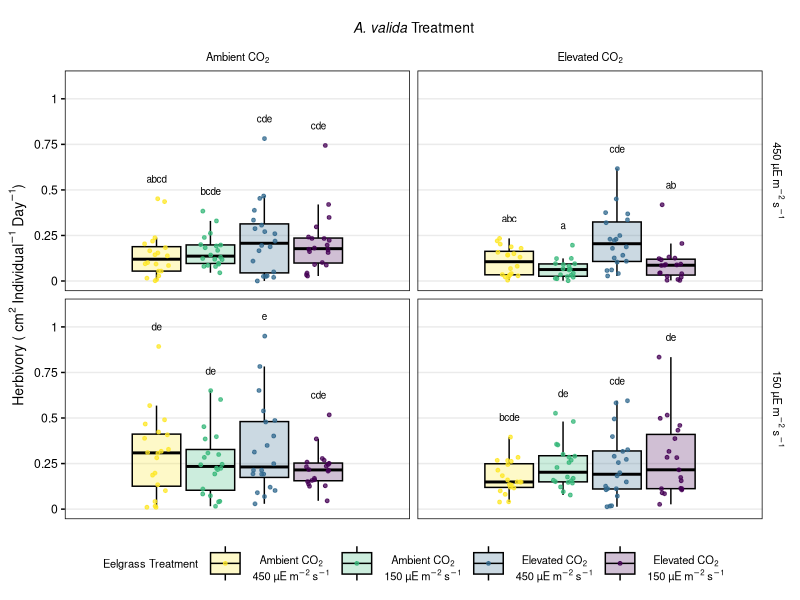

R code for this plot:
setwd("~/zostera_multi-stressor_sfbay/2_feeding assay")


#### I. Packages ####
library(tidyverse)
library(ggplot2)
library(viridis)
library(ggpubr)
library(scales)


#### II. Functions ####
## confidence interval function ##
ci <- function(x) {
  ci <- (sd(na.omit(x))*(1.96))/sqrt(length(na.omit(x)))
  return(ci)
}

## assay boxplot function ##
assay_box_plot <- function(
    y_data,
    x_fill,
    y_jitter,
    hline,
    posthoc_labels,
    y_lab,
    y_limits,
    y_breaks,
    y_labels,
    legend
) { 
  ggplot() +
    geom_boxplot(
      data = assay_dat,
      aes(
        x = dummy,
        y = y_data,
        fill = x_fill
      ),
      size = 0.5,
      color = "black",
      alpha = 0.25,
      outlier.shape = NA
    ) +
    geom_point(
      data = assay_dat,
      aes(
        x = dummy,
        y = y_data,
        color = x_fill,
        fill = x_fill
      ),
      position = position_jitterdodge(
        dodge.width = 0.75,
        jitter.width = y_jitter
      ),
      size = 1,
      alpha = 0.75
    ) +
    stat_summary(
      data = assay_dat,
      aes(x = dummy,
          y = y_data,
          group = x_fill),
      fun = max,
      geom = "text",
      label = posthoc_labels,
      position = position_dodge(width = 0.75),
      size = 2.5,
      vjust = -2
    ) +
    labs(
      title = expression(atop(paste("\n"), 
                              paste(italic("A. valida "), "Treatment"))),
      x = NULL,
      y = y_lab
    ) +
    scale_color_manual(
      name = "Eelgrass Treatment",
      labels = c(
        expression(atop(NA, 
                        atop(textstyle("Ambient CO"[2]),
                             textstyle("450 µE m"^-2*" s"^-1)))),
        expression(atop(NA, 
                        atop(textstyle("Ambient CO"[2]),
                             textstyle("150 µE m"^-2*" s"^-1)))),
        expression(atop(NA, 
                        atop(textstyle("Elevated CO"[2]),
                             textstyle("450 µE m"^-2*" s"^-1)))),
        expression(atop(NA, 
                        atop(textstyle("Elevated CO"[2]),
                             textstyle("150 µE m"^-2*" s"^-1))))
        ),
      values = viridis(
        4, 
        begin = 0, 
        end = 1,
        direction = -1
      )
    ) +
    scale_fill_manual(
      name = "Eelgrass Treatment",
      labels = c(
        expression(atop(NA, 
                        atop(textstyle("Ambient CO"[2]),
                             textstyle("450 µE m"^-2*" s"^-1)))),
        expression(atop(NA, 
                        atop(textstyle("Ambient CO"[2]),
                             textstyle("150 µE m"^-2*" s"^-1)))),
        expression(atop(NA, 
                        atop(textstyle("Elevated CO"[2]),
                             textstyle("450 µE m"^-2*" s"^-1)))),
        expression(atop(NA, 
                        atop(textstyle("Elevated CO"[2]),
                             textstyle("150 µE m"^-2*" s"^-1))))
        ),
      values = viridis(
        4, 
        begin = 0, 
        end = 1,
        direction = -1
      )
    ) +
    scale_x_discrete(
      breaks = c(
        "ambient_ambient",
        "ambient_reduced",
        "reduced_ambient",
        "reduced_reduced"
      ),
      labels = NULL
    ) +
    scale_y_continuous(limits = y_limits,
                       breaks = y_breaks,
                       labels = y_labels) +
    facet_grid(
      avalida_light~avalida_CO2,
      scales = "free",
      space = "free_x",
      labeller = label_parsed
      ) +
    theme_bw() +
    guides(
      fill = guide_legend(byrow = TRUE),
      color = guide_legend(byrow = TRUE)
    ) +
    theme(plot.title = element_text(size = 10,
                                    color = "black",
                                    hjust = 0.5),
          legend.position = legend,
          legend.key.size = unit(1, "cm"),
          legend.spacing.x = unit(0.25, "cm"),
          legend.spacing.y = unit(0.25, "cm"),
          panel.grid.major.x = element_blank(),
          panel.grid.minor = element_blank(),
          panel.border = element_rect(linewidth = 0.5, 
                                      color = "black"),
          axis.title = element_text(size = 10, 
                                    color = "black"),
          axis.text = element_text(color = "black"),
          axis.ticks.x = element_blank(),
          axis.ticks.y = element_line(linewidth = 0.5, 
                                      color = "black"),
          legend.title = element_text(size = 8, 
                                      color = "black"),
          legend.text = element_text(size = 8, 
                                     color = "black"),
          strip.text.x = element_text(size = 8,
                                      color = "black"),
          strip.text.y = element_text(size = 8,
                                      color = "black"),
          strip.background = element_blank()
    )
}


#### III. Data Set Up ####
assay_dat <- read_csv("feeding assay_data.csv")

assay_dat <- assay_dat %>% 
  mutate(eelgrass_CO2 = as.factor(eelgrass_CO2),
         eelgrass_light = as.factor(eelgrass_light),
         avalida_CO2 = as.factor(avalida_CO2),
         avalida_light = as.factor(avalida_light),
         eelgrass_combo = factor(eelgrass_combo,
                                 levels = c("ambient_ambient",
                                            "ambient_low",
                                            "high_ambient",
                                            "high_low")))


#### 1. Box Plots ####
#### ...Herbivory Per Individual Per Day ####
levels(assay_dat$avalida_CO2) <- c(expression("Ambient CO"[2]), 
                                   expression("Elevated CO"[2]))
levels(assay_dat$avalida_light) <- c(expression("450 µE m"^-2*" s"^-1), 
                                      expression("150 µE m"^-2*" s"^-1))

herbivory_per_avalida_boxplot <- assay_box_plot(
  y_data = assay_dat$herbivory_per_day_per_avalida,
  y_jitter = 0.25,
  x_fill = assay_dat$eelgrass_combo,
  hline = NULL,
  posthoc_labels = c("abcd", "bcde", "cde", "cde",
                     "abc", "a", "cde", "ab",
                     "de", "de", "e", "cde",
                     "bcde", "de", "cde", "de"),
  y_lab = bquote("Herbivory ("~cm^2~Individual^-1~Day^-1*")"),
  y_limits = c(0, 1.1),
  y_breaks = seq(0, 1, by = 0.25),
  y_labels = seq(0, 1, by = 0.25),
  legend = "bottom"
)
print(herbivory_per_avalida_boxplot)
